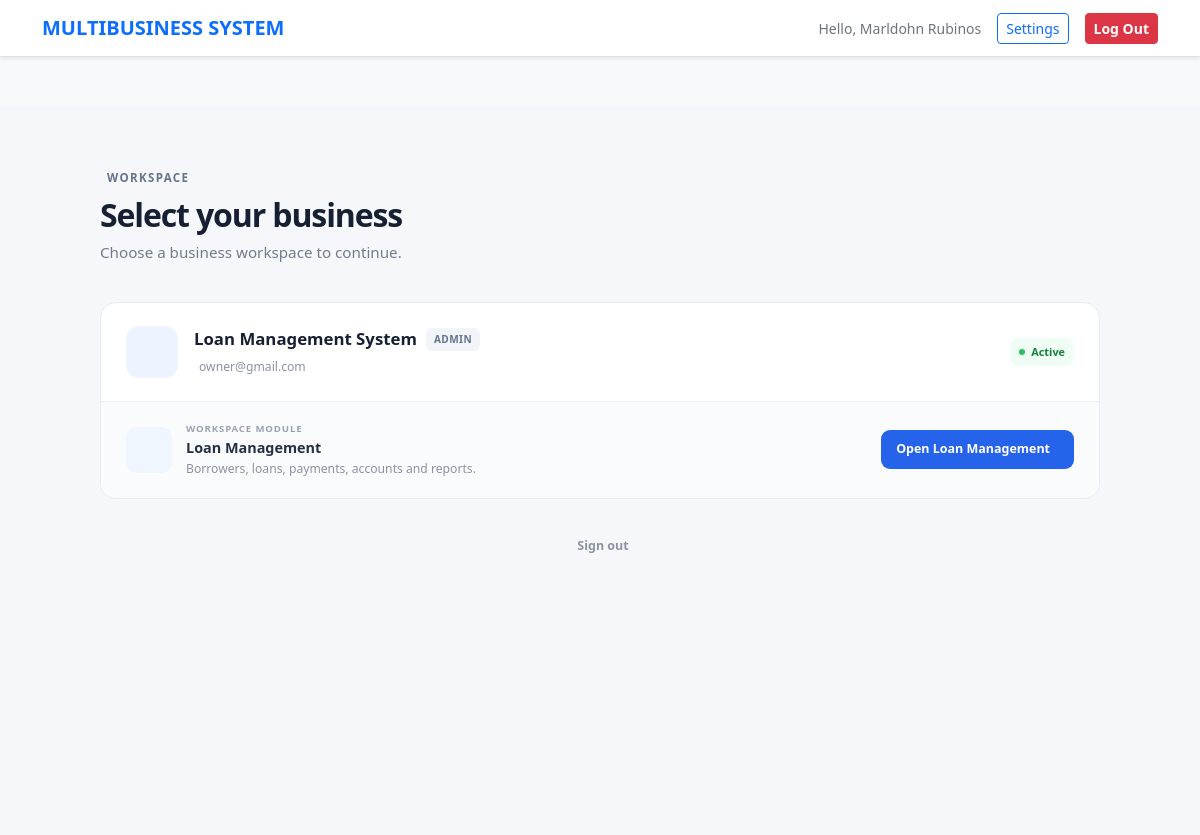
Page /public/index.php?page=select_business (signed in) on the committed database.
### tables this page shows
CREATE TABLE `business_users` (
  `id` int(11) NOT NULL,
  `business_id` int(11) NOT NULL,
  `user_id` int(11) NOT NULL,
  `role` enum('owner','admin','staff') NOT NULL DEFAULT 'staff',
  `status` enum('active','inactive') NOT NULL DEFAULT 'active',
  `created_at` timestamp NOT NULL DEFAULT current_timestamp()
);

CREATE TABLE `businesses` (
  `id` int(11) NOT NULL,
  `name` varchar(150) NOT NULL,
  `email` varchar(150) DEFAULT NULL,
  `phone` varchar(50) DEFAULT NULL,
  `address` text DEFAULT NULL,
  `status` enum('active','inactive') NOT NULL DEFAULT 'active',
  `created_at` timestamp NOT NULL DEFAULT current_timestamp(),
  `updated_at` timestamp NULL DEFAULT NULL ON UPDATE current_timestamp()
);

### resources/select_business.php (the view, shortened to what this page needs)
<?php
$pdo = Database::getConnection();
$userId = $_SESSION['user_id'] ?? null;
$userRole = $_SESSION['role'] ?? 'staff';
if ($userRole === 'super_admin') {
    $stmt = $pdo->prepare("
        SELECT
            b.id,
            b.name,
            b.email,
            b.phone,
            b.address,
            b.status,
            b.created_at,
            'super_admin' AS user_business_role
        FROM businesses b
        WHERE b.status = 'active'
        ORDER BY b.name ASC
    ");
    $stmt->execute();
} else {
    $stmt = $pdo->prepare("
        SELECT
            b.id,
            b.name,
            b.email,
            b.phone,
            b.address,
            b.status,
            b.created_at,
            bu.role AS user_business_role
        FROM businesses b
        INNER JOIN business_users bu
            ON bu.business_id = b.id
        WHERE bu.user_id = ?
        AND bu.status = 'active'
        AND b.status = 'active'
        ORDER BY b.name ASC
    ");
    $stmt->execute([$userId]);
}
$businesses = $stmt->fetchAll(PDO::FETCH_ASSOC);
include __DIR__ . '/partials/header.php';
?>
<div class="workspace-page">
    <div class="workspace-container">
        <div class="workspace-header">
            <div>
                <div class="eyebrow">
                    WORKSPACE
                </div>
                <h1>Select your business</h1>
                <p>
                    Choose a business workspace to continue.
                </p>
            </div>
        </div>
        <?php if (empty($businesses)): ?>
            <div class="empty-workspace">
                <div class="empty-icon">
                    <i class="bi bi-buildings"></i>
                </div>
                <h3>No businesses available</h3>
                <p>
                    You are not currently assigned to any active business.
                    Please contact an administrator.
                </p>
            </div>
        <?php else: ?>
            <div class="business-list">
                <?php foreach ($businesses as $biz): ?>
                    <?php
                    $module = 'loan';
                    switch ($module) {
                        default:
                            $moduleTitle = 'Loan Management';
                            $moduleDescription = 'Borrowers, loans, payments, accounts and reports.';
                            $moduleClass = 'loan';
                            $moduleButton = 'Open Loan Management';
                            break;
                    }
                    ?>
                    <div class="business-item">
                        <div class="business-main">
                            <div class="business-logo">
                            </div>
                            <div class="business-info">
                                <div class="business-title-row">
                                    <h2>
                                        <?= htmlspecialchars($biz['name']) ?>
                                    </h2>
                                    <?php if (!empty($biz['user_business_role'])): ?>
                                        <span class="role-badge">
                                            <?= htmlspecialchars($biz['user_business_role']) ?>
                                        </span>
                                    <?php endif; ?>
                                </div>
                                <div class="business-meta">
                                    <?php if (!empty($biz['email'])): ?>
                                        <span>
                                            <?= htmlspecialchars($biz['email']) ?>
                                        </span>
                                    <?php endif; ?>
                                </div>
                            </div>
                            <div class="active-status">
                                <span></span>
                                Active
                            </div>
                        </div>
                        <div class="module-row">
                            <div class="module-left">
                                <div class="module-symbol <?= $moduleClass ?>">
                                </div>
                                <div class="module-details">
                                    <span class="module-label">
                                        WORKSPACE MODULE
                                    </span>
                                    <h3>
                                        <?= htmlspecialchars($moduleTitle) ?>
                                    </h3>
                                    <p>
                                        <?= htmlspecialchars($moduleDescription) ?>
                                    </p>
                                </div>
                            </div>
                            <form method="POST" class="module-form">
                                <button
                                    type="submit"
                                    class="open-button <?= $moduleClass ?>"
                                >
                                    <?= htmlspecialchars($moduleButton) ?>
                                </button>
                            </form>
                        </div>
                    </div>
                <?php endforeach; ?>
            </div>
        <?php endif; ?>
        <div class="workspace-footer">
            <a href="index.php?page=logout">
                Sign out
            </a>
        </div>
    </div>
</div>
<?php include __DIR__ . '/partials/footer.php'; ?>

### resources/select_business.php (style rules this page uses)
:root { --workspace-bg: #f5f7fb; --workspace-border: #e8ebf1; --workspace-text: #172033; --workspace-muted: #737b8c; }
.workspace-page { min-height: calc(100vh - 70px); background: var(--workspace-bg); padding: 55px 20px 70px; }
.workspace-container { max-width: 1000px; margin: 0 auto; }
.workspace-header { display: flex; align-items: flex-end; justify-content: space-between; gap: 25px; margin-bottom: 38px; }
.eyebrow { display: inline-flex; align-items: center; gap: 7px; color: #64748b; font-size: .72rem; font-weight: 800; letter-spacing: .12em; margin-bottom: 9px; }
.workspace-header h1 { margin: 0; color: var(--workspace-text); font-size: 2rem; font-weight: 800; letter-spacing: -.035em; }
.workspace-header p { margin: 7px 0 0; color: var(--workspace-muted); font-size: .95rem; }
.business-list { display: flex; flex-direction: column; gap: 18px; }
.business-item { background: #fff; border: 1px solid var(--workspace-border); border-radius: 16px; overflow: hidden; transition: transform .2s ease, box-shadow .2s ease, border-color .2s ease; }
.business-main { display: flex; align-items: center; gap: 16px; padding: 23px 25px; }
.business-logo { width: 52px; height: 52px; flex-shrink: 0; display: flex; align-items: center; justify-content: center; border-radius: 13px; background: #eef4ff; color: #2563eb; font-size: 1.35rem; }
.business-info { min-width: 0; flex: 1; }
.business-title-row { display: flex; align-items: center; flex-wrap: wrap; gap: 9px; }
.business-title-row h2 { margin: 0; color: var(--workspace-text); font-size: 1.05rem; font-weight: 750; }
.role-badge { padding: 4px 8px; border-radius: 6px; background: #f1f5f9; color: #64748b; font-size: .63rem; font-weight: 800; letter-spacing: .04em; text-transform: uppercase; }
.business-meta { display: flex; align-items: center; flex-wrap: wrap; gap: 13px; margin-top: 7px; }
.business-meta span { display: inline-flex; align-items: center; gap: 5px; color: #8a92a2; font-size: .76rem; }
.active-status { display: inline-flex; align-items: center; gap: 6px; padding: 6px 9px; border-radius: 7px; background: #f0fdf4; color: #15803d; font-size: .68rem; font-weight: 800; }
.active-status span { width: 6px; height: 6px; border-radius: 50%; background: #22c55e; }
.module-row { display: flex; align-items: center; justify-content: space-between; gap: 25px; padding: 20px 25px; background: #fafbfc; border-top: 1px solid #edf0f4; }
.module-left { display: flex; align-items: center; gap: 14px; min-width: 0; }
.module-symbol { width: 46px; height: 46px; flex-shrink: 0; display: flex; align-items: center; justify-content: center; border-radius: 11px; font-size: 1.15rem; }
.module-symbol.loan { background: #eff6ff; color: #2563eb; }
.module-details { min-width: 0; }
.module-label { display: block; margin-bottom: 3px; color: #9aa2b1; font-size: .6rem; font-weight: 800; letter-spacing: .09em; }
.module-details h3 { margin: 0; color: #253047; font-size: .9rem; font-weight: 750; }
.module-details p { margin: 3px 0 0; color: #8a92a2; font-size: .76rem; }
.module-form { flex-shrink: 0; }
.open-button { display: inline-flex; align-items: center; justify-content: center; gap: 9px; min-width: 165px; padding: 10px 15px; border: 0; border-radius: 9px; color: #fff; font-size: .78rem; font-weight: 750; cursor: pointer; transition: .2s ease; }
.open-button.loan { background: #2563eb; }
.workspace-footer { text-align: center; margin-top: 30px; }
.workspace-footer a { display: inline-flex; align-items: center; gap: 6px; color: #8b93a2; font-size: .78rem; font-weight: 700; text-decoration: none; transition: .2s ease; }

### rows in the picture
business_users: business.name "Loan Management System", role "ADMIN", business.email "owner@gmail.com", moduleTitle "Loan Management", moduleDescription "Borrowers, loans, payments, accounts and reports.", moduleButton "Open Loan Management"

### other values in the picture
$_SESSION['name'] "Marldohn Rubinos"
